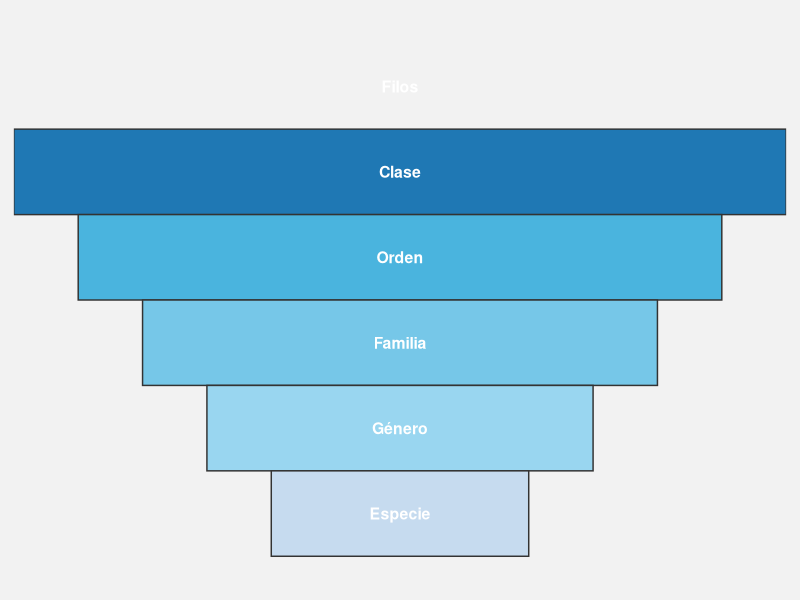
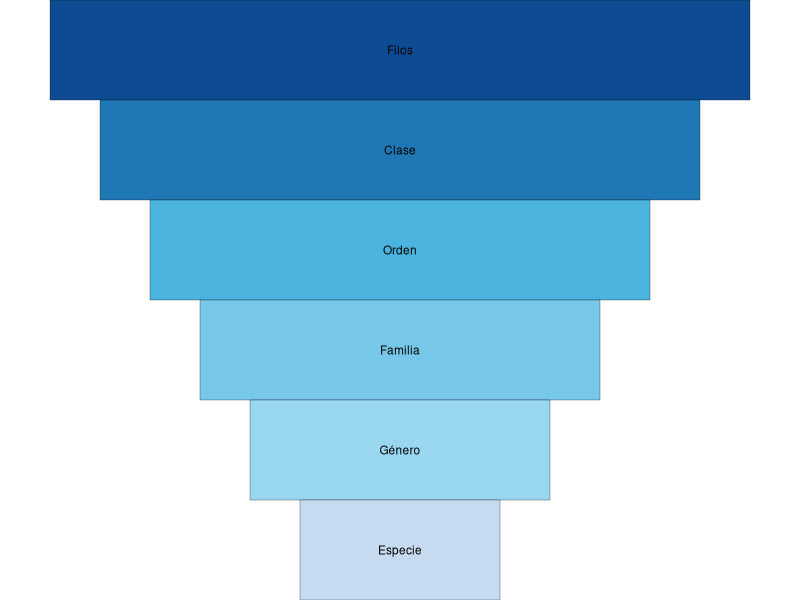

The R script that drew these images, in order:
# Carga el paquete ggplot2
library(ggplot2)


# Definir los niveles, tamaños y colores
niveles <- c("Filos",  "Clase", "Orden", "Familia", "Género", "Especie")
anchos <- c(7, 6,5, 4, 3, 2)  # Anchos para cada nivel
#colores <- c("#1f78b4", "#6baed6", "#c6dbef") # Tonos de azul
colores <- c("#0d4c92","#1f78b4", "#4ab4de", "#76c7e8", "#99d6f0", "#c6dbef")


# Crear el dataframe con los niveles, sus posiciones y anchos
df <- data.frame(
  Nivel = factor(niveles, levels = niveles),
  Posicion = c(6,5,4,3,2,1),
  Ancho = anchos
)

# Crear el gráfico
g <- ggplot(df, aes(x = 0, y = Posicion, fill = Nivel, width = Ancho)) +
  geom_tile(color = "black", height = 1) +
  geom_text(aes(label = Nivel), color = "black", size = 3, vjust = 0.5) +
  scale_y_continuous(expand = c(0, 0)) +
  scale_x_continuous(limits = c(-4, 4), expand = c(0, 0)) +
  scale_fill_manual(values = colores) +
  theme_void() +
  theme(legend.position = "none") +
  #coord_flip()
  theme(legend.position = "none")

ggsave(g, file = "~/Daniela/Biota/PipelineBiota/data/Niveles_tax2.png", height = 1.2, width = 2.2)

library(ggplot2)

g <- ggplot(df, aes(x = 0, y = Posicion, fill = Nivel, width = Ancho)) +
  geom_tile(color = "grey20", height = 1, size = 0.5) + # Ajusta color y tamaño del borde
  geom_text(aes(label = Nivel), color = "white", size = 4, vjust = 0.5, fontface = "bold") + # Estilo de texto
  scale_y_continuous(expand = c(0.05, 0.05)) + # Añade un pequeño margen en el eje Y
  scale_x_continuous(limits = c(-3, 3), expand = c(0, 0)) +
  scale_fill_manual(values = colores) +
  theme_void() +
  theme(
    legend.position = "none",
    plot.background = element_rect(fill = "grey95", color = NA), # Fondo claro para el gráfico
    plot.margin = margin(10, 10, 10, 10) # Ajusta los márgenes
  ) +
  theme(panel.grid.major = element_blank(), panel.grid.minor = element_blank())

g
